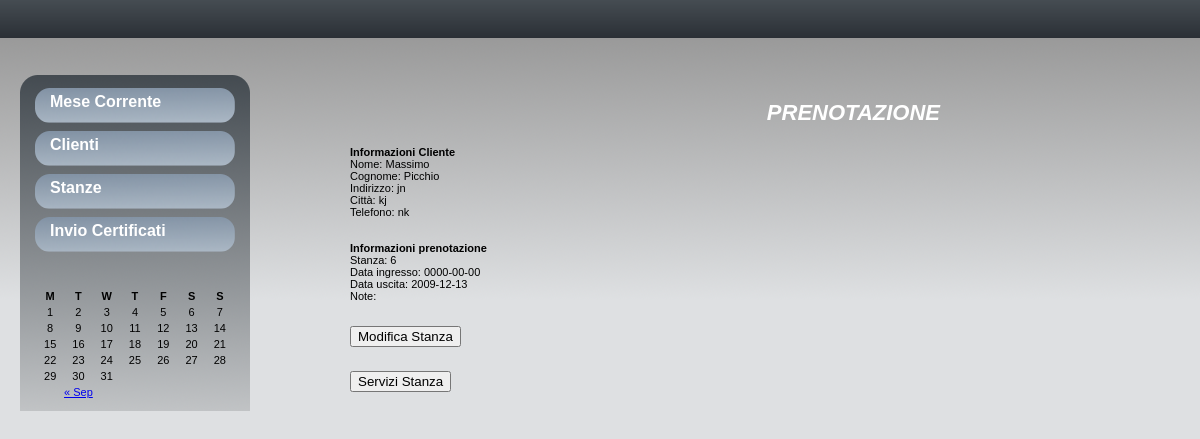
Page /booking.php?id_room=6&date_stamp_in=1259625600&id_client=16 on the committed database.
### tables this page shows
CREATE TABLE IF NOT EXISTS `client` (
  `id` int(11) NOT NULL auto_increment,
  `name` varchar(32) default NULL,
  `surname` varchar(32) default NULL,
  `type_document` varchar(32) default NULL,
  `number_document` varchar(32) default NULL,
  `date_birth` varchar(32) default NULL,
  `city_birth` varchar(32) default NULL,
  `address` varchar(32) default NULL,
  `city` varchar(32) default NULL,
  `telephone` varchar(32) default NULL,
  `email` varchar(32) default NULL,
  PRIMARY KEY  (`id`)
);

CREATE TABLE IF NOT EXISTS `booking` (
  `id` int(11) NOT NULL auto_increment,
  `client` int(11) NOT NULL,
  `room` int(11) NOT NULL,
  `date_in` timestamp NOT NULL default '0000-00-00 00:00:00',
  `date_out` timestamp NOT NULL default '0000-00-00 00:00:00',
  `note` text,
  `timeStamp` timestamp NOT NULL default CURRENT_TIMESTAMP on update CURRENT_TIMESTAMP,
  PRIMARY KEY  (`id`)
);

### function/function_client.php (called while the page is built, shortened)
<?php
function getClient($id) {
	$link = mysql_connect(DB_ADDRESS,USER,PASS);
	$db_selected = mysql_select_db(DB_NAME, $link);
	$query = "SELECT * FROM client WHERE id=".$id;
	$result = mysql_query($query);
	if ($row = mysql_fetch_assoc($result)) {
		$client = $row;
	}
	return $client;
}
?>

### function/function_booking.php (called while the page is built, shortened)
<?php
function getBooking($date_stamp,$room) {
	$date = date("Y-m-d",$date_stamp);
	$link = mysql_connect(DB_ADDRESS,USER,PASS);
	$db_selected = mysql_select_db(DB_NAME, $link);
	$query = "SELECT
					b.*,
					c.surname as surname,
					c.id as id_client
				FROM booking AS b JOIN client AS c
				ON  b.client=c.id
				WHERE
				date_in<='".$date."' AND
				date_out>'".$date."' AND
				room=".$room ;
	$result = mysql_query($query);
	$booking = array();
	if ($row = mysql_fetch_assoc($result)) {
		$booking = $row;
	}
	return $booking;
}
?>

### booking.php (the view, shortened to what this page needs)
<?php
include 'include/pagina_apertura.php';
include_once 'function/function_client.php';
include_once 'function/function_room.php';
include_once 'function/function_booking.php';
$date_stamp_in = $_REQUEST['date_stamp_in'];
$id_room = $_REQUEST['id_room'];
$id_client = $_REQUEST['id_client'];
?><div id="titoloContenuti">PRENOTAZIONE</div>
<?php
$booking = getBooking($date_stamp_in,$id_room);
if(isset($_POST['id_client']) || isset($_REQUEST['id_client'])){
	if(isset($_POST['id_client'])){
		$id_client = $_POST['id_client'];
	}else if(isset($_REQUEST['id_client'])){
		$id_client = $_REQUEST['id_client'];
	}
	$client = getClient($id_client);
	echo "<b>Informazioni Cliente</b>";
	echo "<br>Nome: ".$client['name'];
	echo "<br>Cognome: ".$client['surname'];
	echo "<br>Indirizzo: ".$client['address'];
	echo "<br>Citt&agrave;: ".$client['city'];
	echo "<br>Telefono: ".$client['telephone'];
	if(isset($_POST['id_room'])){
		$id_room = $_POST['id_room'];
		$date_in = $_POST['date_in'];
		$date_out = $_POST['date_out'];
		$note = $_POST['note'];
		if(checkFreeBooking($date_in,$date_out,$id_room)){
			insertBooking($id_client,$id_room,$date_in,$date_out,$note);
			echo "Inserimento avvenuto con successo";
			echo "<br><a href=\"".page_calendar."\">Ritorna al calendario</a>";
			include 'include/pagina_chiusura.php';
		}else{
			echo "Stanza Occupata nei giorni richiesti!";
			echo "<br><a href=\"".page_calendar."\">Ritorna al calendario</a>";
			include 'include/pagina_chiusura.php';
		}
	}else if(count($booking)>0){
		echo "<br><br><br>";
		echo "<b>Informazioni prenotazione</b>";
		echo "<br>Stanza: ".$booking['room'];
		echo "<br>Data ingresso: ".substr($booking['date_in'],0,10);
		echo "<br>Data uscita: ".substr($booking['date_out'],0,10);
		echo "<br>Note: ".$booking['note'];
		?>
	<br><br><br>
    <button onclick="window.location.href='modific_booking.php?id_booking=<?php echo $booking['id'];?>'">Modifica Stanza</button>
    <br><br><br>
    <button onclick="window.location.href='option_booking.php?id_booking=<?php echo $booking['id'];?>'">Servizi Stanza</button>
    <?php include 'include/pagina_chiusura.php';?>
    <?php
			}
		}?>

### hotel.css (style rules this page uses)
body { margin: 0px 0px 0px 0px; background: #dee0e2; text-align: justify; font-family: Tahoma, Arial, Helvetica, sans-serif; font-size: 11px; color: black; background-image: url(images/top_bar_alta.png); background-repeat: repeat-x; height: 38px; }
#titoloContenuti { color: white; text-align: right; font-size: 22px; font-style: italic; font-weight: bold; padding-right: 60px; padding-top: 15px; margin-bottom: 20px; }

### rows in the picture
client: name "Massimo", surname "Picchio", address "jn", city "kj", telephone "nk"
booking: room "6", date_in "0000-00-00", date_out "2009-12-13"
